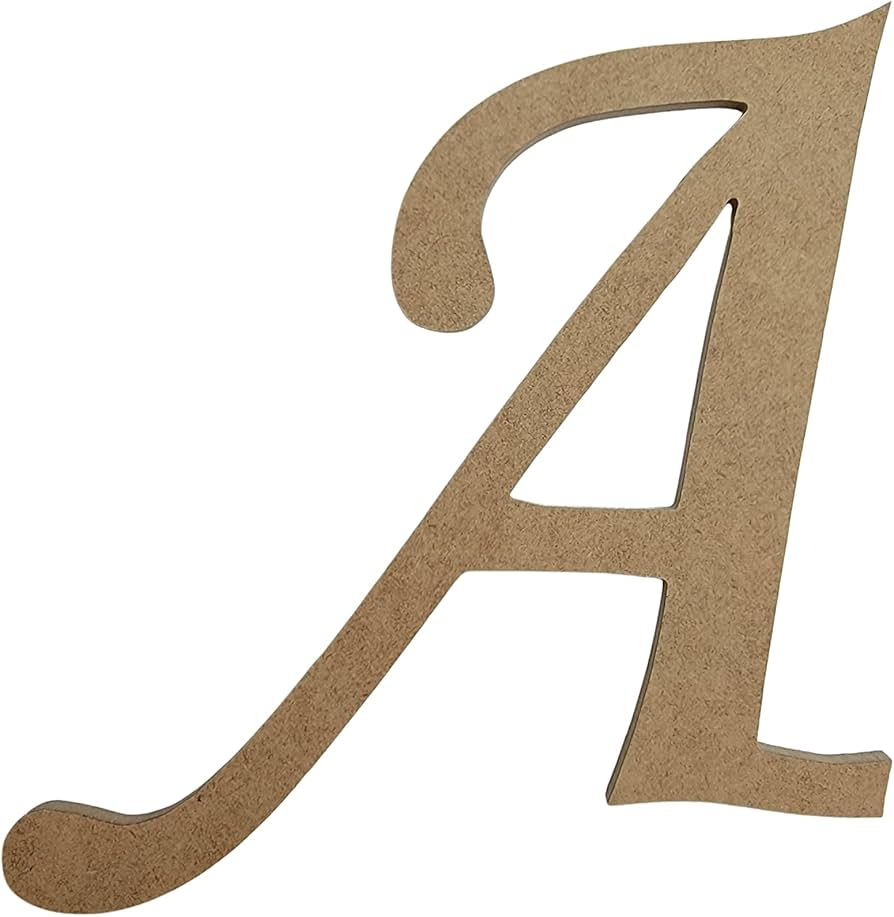
#> input picture assets/default_set/a.jpg, 894 x 917 px, found by its file name
$ python jpg_to_png_alpha.py
#> lines starting #> are read from the running program, lines starting #| are printed output that depends on the picture; after the words box and inside, x2 and y2 are one past the last pixel; in counts of white or black regions, pixels touching at a corner belong together
from PIL import Image
import numpy as np

imagen = Image.open("./pruebas/simbolos/a.jpg", "r")
#> imagen is the input picture: PIL image 894x917 RGB; mean R, G, B 228.1, 221, 212

target = np.array([255, 255, 255])
margen = 20
rango_superior = target + margen
rango_inferior = target - margen
imagen_array = np.array(imagen.convert("RGB"))

mask = ((imagen_array[:, :, 0] >= rango_inferior[0])
        & (imagen_array[:, :, 0] <= rango_superior[0])
        & (imagen_array[:, :, 1] <= rango_superior[1])
        & (imagen_array[:, :, 1] <= rango_superior[1])
        & (imagen_array[:, :, 2] <= rango_superior[2])
        & (imagen_array[:, :, 2] <= rango_superior[2])
        )
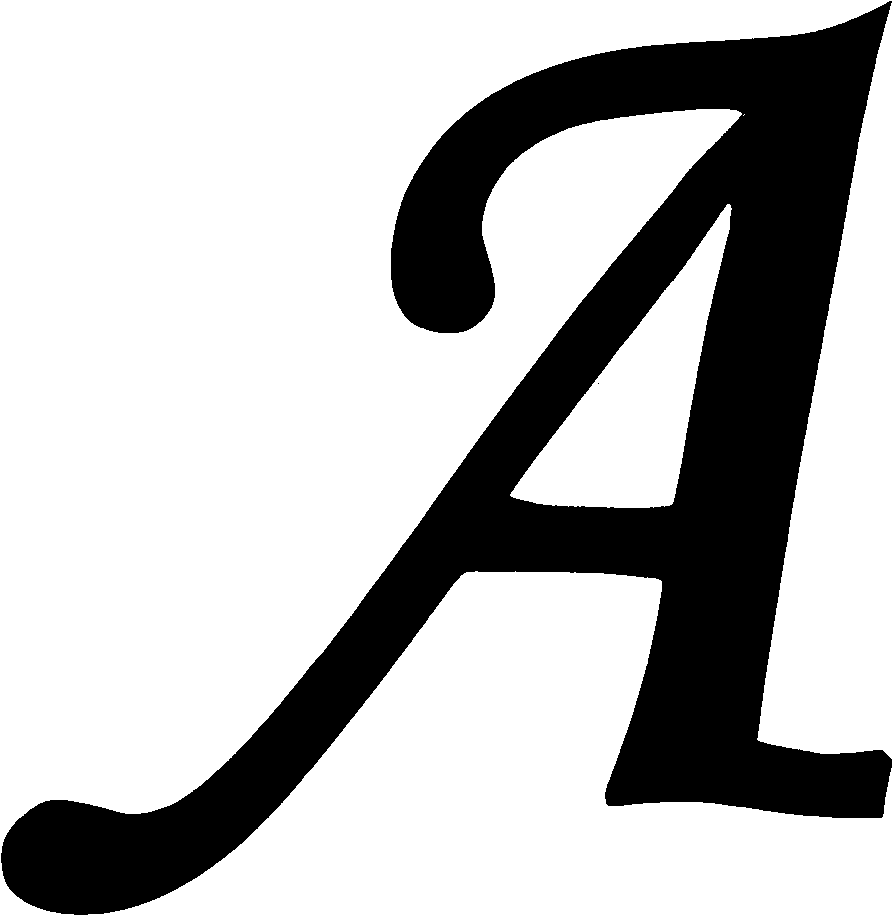
#> mask: shape (917, 894) bool; 72.7% white; 2 black regions (1 under 20 px), largest, box (x1, y1, x2, y2) and area: (1, 1, 892, 915) 223400
imagen_array[:, :, :] = np.mean(imagen_array, axis=2, keepdims=True)
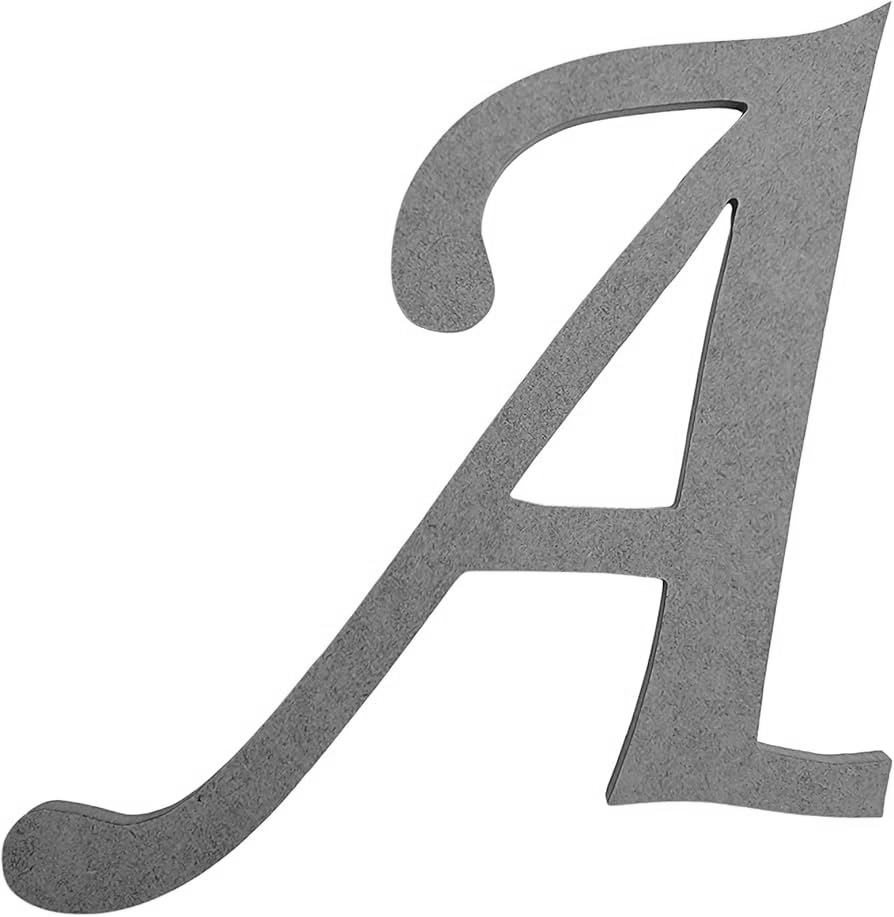
#> imagen_array: shape (917, 894, 3); min 2, max 255, mean 220.3
# print(imagen_array)
imagen_bn = np.array(Image.fromarray(imagen_array).convert("RGBA"))
imagen_bn[mask, 3] = 0
imagen_bn[:,:,0] -= imagen_bn[:,:,0] // 3
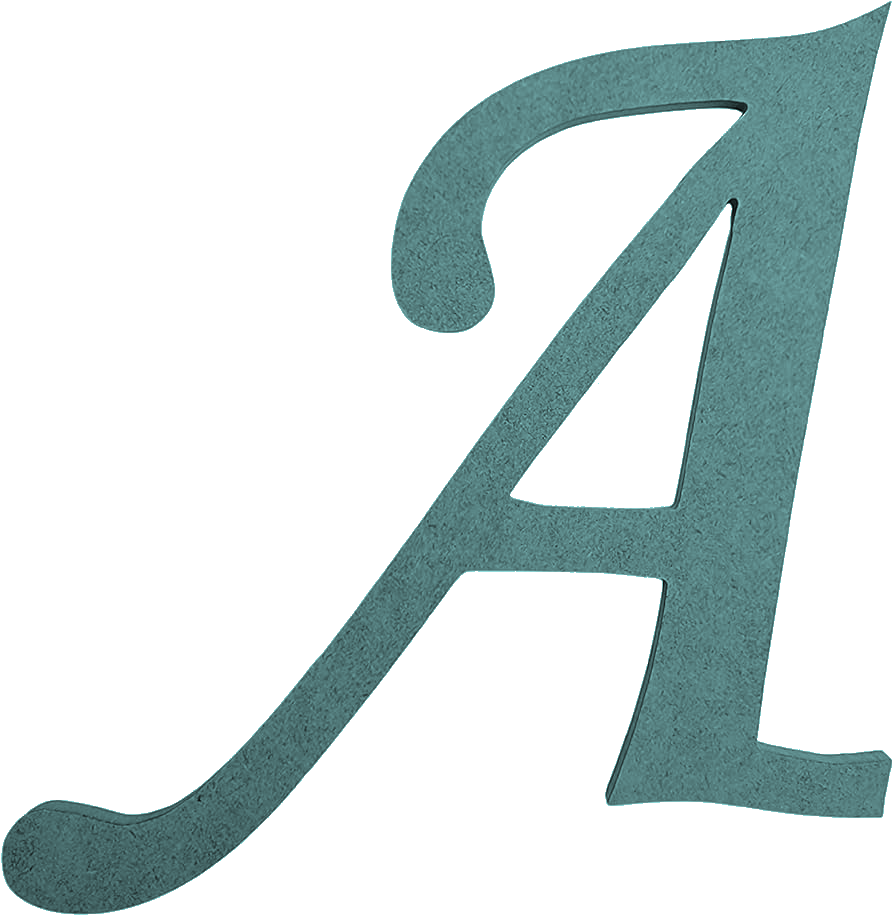
#> imagen_bn: shape (917, 894, 4); mean R, G, B, A 147, 220.3, 220.3, 69.5; transparent parts drawn white
imagen_bn[:,:,1] -= imagen_bn[:,:,1] // 3
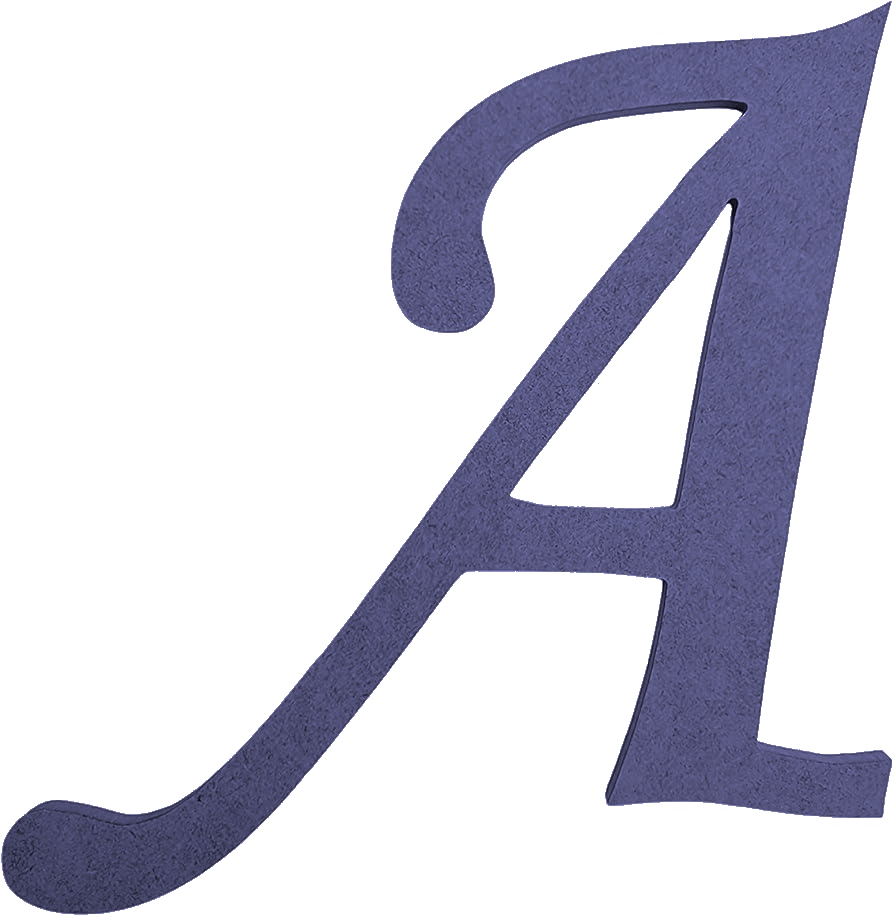
#> imagen_bn: shape (917, 894, 4); mean R, G, B, A 147, 147, 220.3, 69.5; transparent parts drawn white
imagen_bn[:,:,2] -= imagen_bn[:,:,2]  // 3
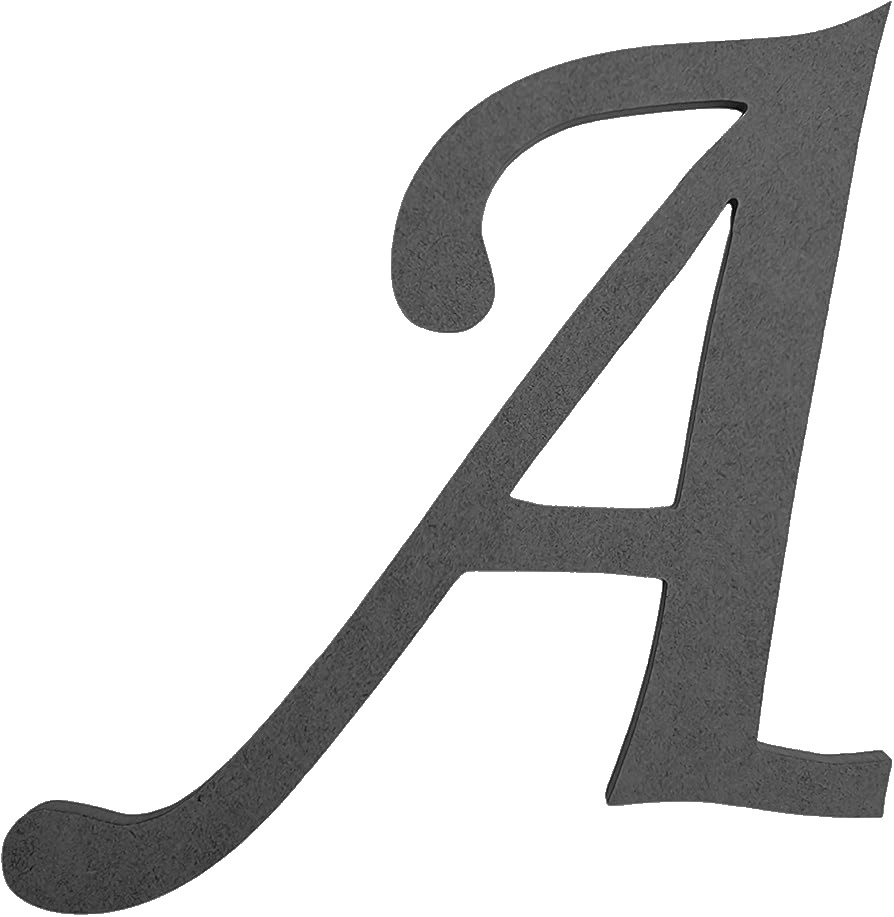
#> imagen_bn: shape (917, 894, 4); mean R, G, B, A 147, 147, 147, 69.5; transparent parts drawn white
imagen_png = Image.fromarray(imagen_bn).convert("RGBA")


imagen_png.show()
## Promedio con np.array.mean()
# array = np.array([[22, 55, 89], [4, 4,178]])
# print(imagen_array)
